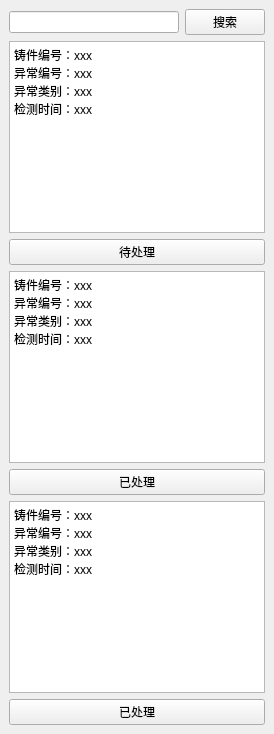
  <widget class="QDockWidget" name="dockWidget_3">
   <property name="minimumSize">
    <size>
     <width>268</width>
     <height>455</height>
    </size>
   </property>
   <property name="maximumSize">
    <size>
     <width>293</width>
     <height>16775</height>
    </size>
   </property>
   <property name="autoFillBackground">
    <bool>false</bool>
   </property>
   <property name="windowTitle">
    <string>任务流水</string>
   </property>
   <attribute name="dockWidgetArea">
    <number>2</number>
   </attribute>
   <widget class="QWidget" name="dockWidgetContents_3">
    <layout class="QVBoxLayout" name="verticalLayout">
     <item>
      <layout class="QHBoxLayout" name="horizontalLayout_13">
       <item>
        <widget class="QLineEdit" name="lineEdit_3"/>
       </item>
       <item>
        <widget class="QPushButton" name="pushButton_18">
         <property name="text">
          <string>搜索</string>
         </property>
        </widget>
       </item>
      </layout>
     </item>
     <item>
      <layout class="QVBoxLayout" name="verticalLayout_4">
       <item>
        <widget class="QTextBrowser" name="textBrowser">
         <property name="html">
          <string>&lt;!DOCTYPE HTML PUBLIC &quot;-//W3C//DTD HTML 4.0//EN&quot; &quot;http://www.w3.org/TR/REC-html40/strict.dtd&quot;&gt;
&lt;html&gt;&lt;head&gt;&lt;meta name=&quot;qrichtext&quot; content=&quot;1&quot; /&gt;&lt;style type=&quot;text/css&quot;&gt;
p, li { white-space: pre-wrap; }
&lt;/style&gt;&lt;/head&gt;&lt;body style=&quot; font-family:'SimSun'; font-size:9pt; font-weight:400; font-style:normal;&quot;&gt;
&lt;p style=&quot; margin-top:0px; margin-bottom:0px; margin-left:0px; margin-right:0px; -qt-block-indent:0; text-indent:0px;&quot;&gt;铸件编号：xxx&lt;/p&gt;
&lt;p style=&quot; margin-top:0px; margin-bottom:0px; margin-left:0px; margin-right:0px; -qt-block-indent:0; text-indent:0px;&quot;&gt;异常编号：xxx&lt;/p&gt;
&lt;p style=&quot; margin-top:0px; margin-bottom:0px; margin-left:0px; margin-right:0px; -qt-block-indent:0; text-indent:0px;&quot;&gt;异常类别：xxx&lt;/p&gt;
&lt;p style=&quot; margin-top:0px; margin-bottom:0px; margin-left:0px; margin-right:0px; -qt-block-indent:0; text-indent:0px;&quot;&gt;检测时间：xxx&lt;/p&gt;&lt;/body&gt;&lt;/html&gt;</string>
         </property>
        </widget>
       </item>
       <item>
        <widget class="QPushButton" name="pushButton_19">
         <property name="text">
          <string>待处理</string>
         </property>
        </widget>
       </item>
       <item>
        <widget class="QTextBrowser" name="textBrowser_2">
         <property name="html">
          <string>&lt;!DOCTYPE HTML PUBLIC &quot;-//W3C//DTD HTML 4.0//EN&quot; &quot;http://www.w3.org/TR/REC-html40/strict.dtd&quot;&gt;
&lt;html&gt;&lt;head&gt;&lt;meta name=&quot;qrichtext&quot; content=&quot;1&quot; /&gt;&lt;style type=&quot;text/css&quot;&gt;
p, li { white-space: pre-wrap; }
&lt;/style&gt;&lt;/head&gt;&lt;body style=&quot; font-family:'SimSun'; font-size:9pt; font-weight:400; font-style:normal;&quot;&gt;
&lt;p style=&quot; margin-top:0px; margin-bottom:0px; margin-left:0px; margin-right:0px; -qt-block-indent:0; text-indent:0px;&quot;&gt;铸件编号：xxx&lt;/p&gt;
&lt;p style=&quot; margin-top:0px; margin-bottom:0px; margin-left:0px; margin-right:0px; -qt-block-indent:0; text-indent:0px;&quot;&gt;异常编号：xxx&lt;/p&gt;
&lt;p style=&quot; margin-top:0px; margin-bottom:0px; margin-left:0px; margin-right:0px; -qt-block-indent:0; text-indent:0px;&quot;&gt;异常类别：xxx&lt;/p&gt;
&lt;p style=&quot; margin-top:0px; margin-bottom:0px; margin-left:0px; margin-right:0px; -qt-block-indent:0; text-indent:0px;&quot;&gt;检测时间：xxx&lt;/p&gt;&lt;/body&gt;&lt;/html&gt;</string>
         </property>
        </widget>
       </item>
       <item>
        <widget class="QPushButton" name="pushButton_21">
         <property name="text">
          <string>已处理</string>
         </property>
        </widget>
       </item>
       <item>
        <widget class="QTextBrowser" name="textBrowser_3">
         <property name="html">
          <string>&lt;!DOCTYPE HTML PUBLIC &quot;-//W3C//DTD HTML 4.0//EN&quot; &quot;http://www.w3.org/TR/REC-html40/strict.dtd&quot;&gt;
&lt;html&gt;&lt;head&gt;&lt;meta name=&quot;qrichtext&quot; content=&quot;1&quot; /&gt;&lt;style type=&quot;text/css&quot;&gt;
p, li { white-space: pre-wrap; }
&lt;/style&gt;&lt;/head&gt;&lt;body style=&quot; font-family:'SimSun'; font-size:9pt; font-weight:400; font-style:normal;&quot;&gt;
&lt;p style=&quot; margin-top:0px; margin-bottom:0px; margin-left:0px; margin-right:0px; -qt-block-indent:0; text-indent:0px;&quot;&gt;铸件编号：xxx&lt;/p&gt;
&lt;p style=&quot; margin-top:0px; margin-bottom:0px; margin-left:0px; margin-right:0px; -qt-block-indent:0; text-indent:0px;&quot;&gt;异常编号：xxx&lt;/p&gt;
&lt;p style=&quot; margin-top:0px; margin-bottom:0px; margin-left:0px; margin-right:0px; -qt-block-indent:0; text-indent:0px;&quot;&gt;异常类别：xxx&lt;/p&gt;
&lt;p style=&quot; margin-top:0px; margin-bottom:0px; margin-left:0px; margin-right:0px; -qt-block-indent:0; text-indent:0px;&quot;&gt;检测时间：xxx&lt;/p&gt;&lt;/body&gt;&lt;/html&gt;</string>
         </property>
        </widget>
       </item>
       <item>
        <widget class="QPushButton" name="pushButton_20">
         <property name="text">
          <string>已处理</string>
         </property>
        </widget>
       </item>
      </layout>
     </item>
    </layout>
   </widget>
  </widget>
